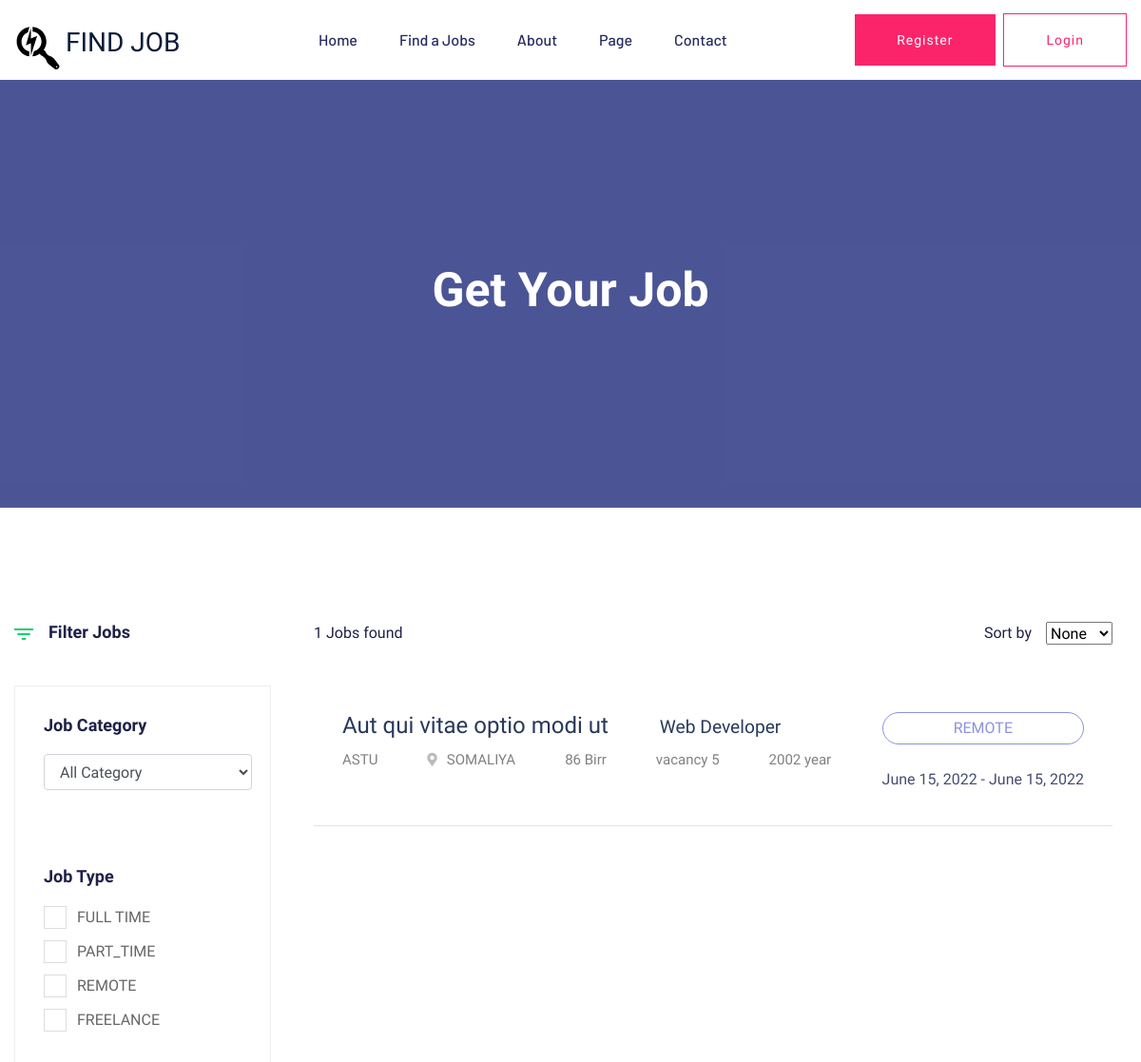
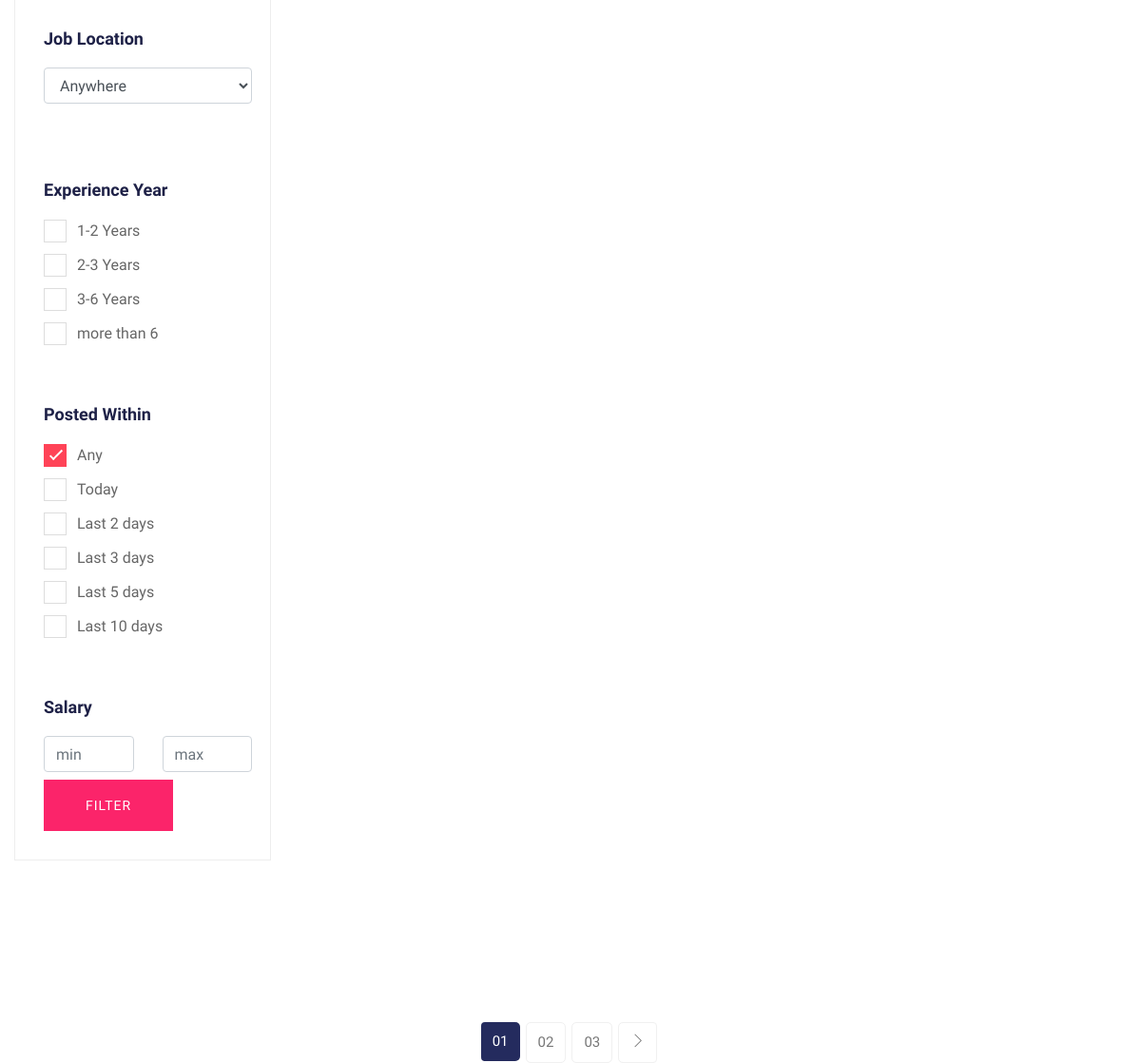
Page /job-list/ (upper part) on the earlier database version (2 pictures, top to bottom).
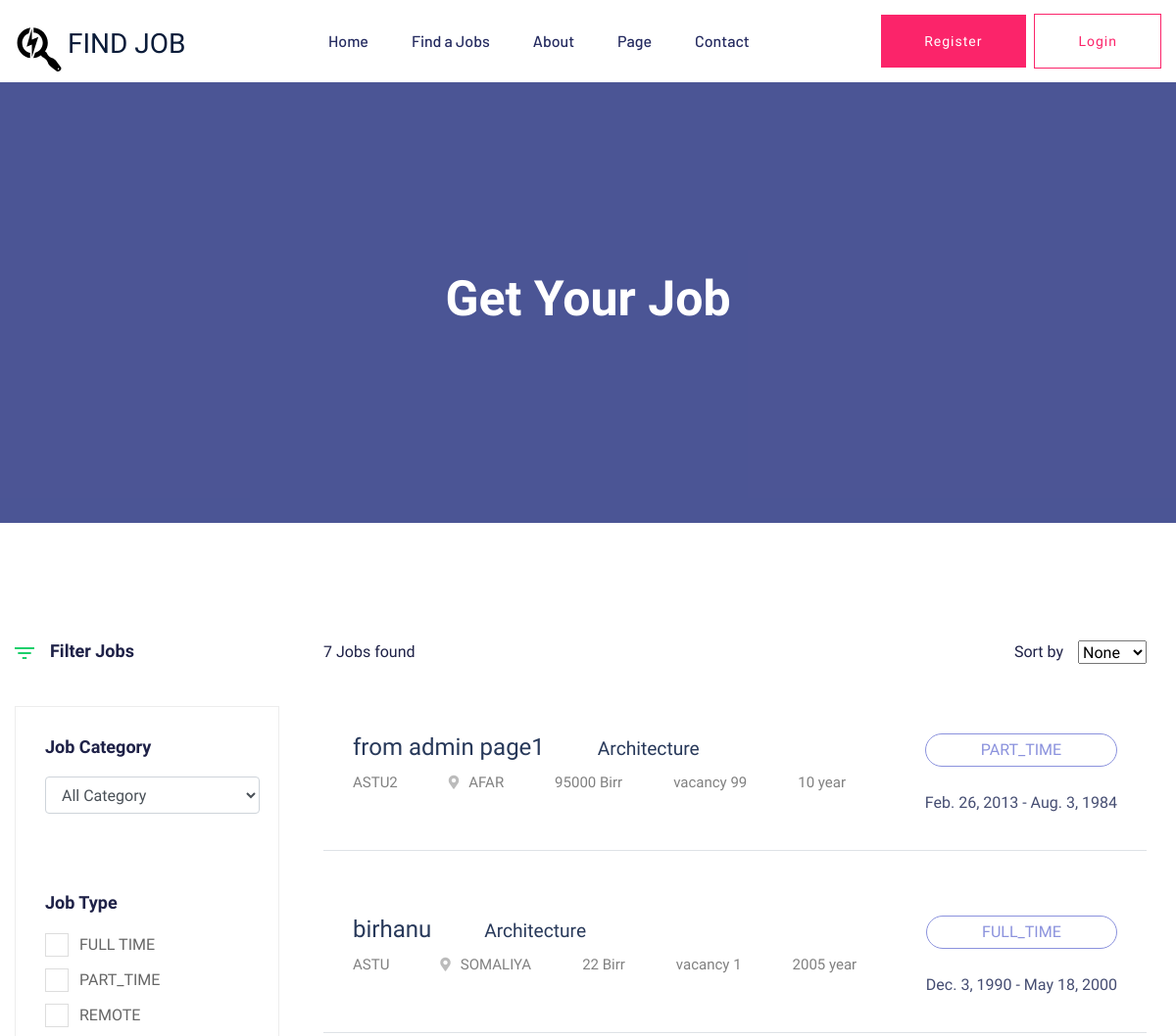
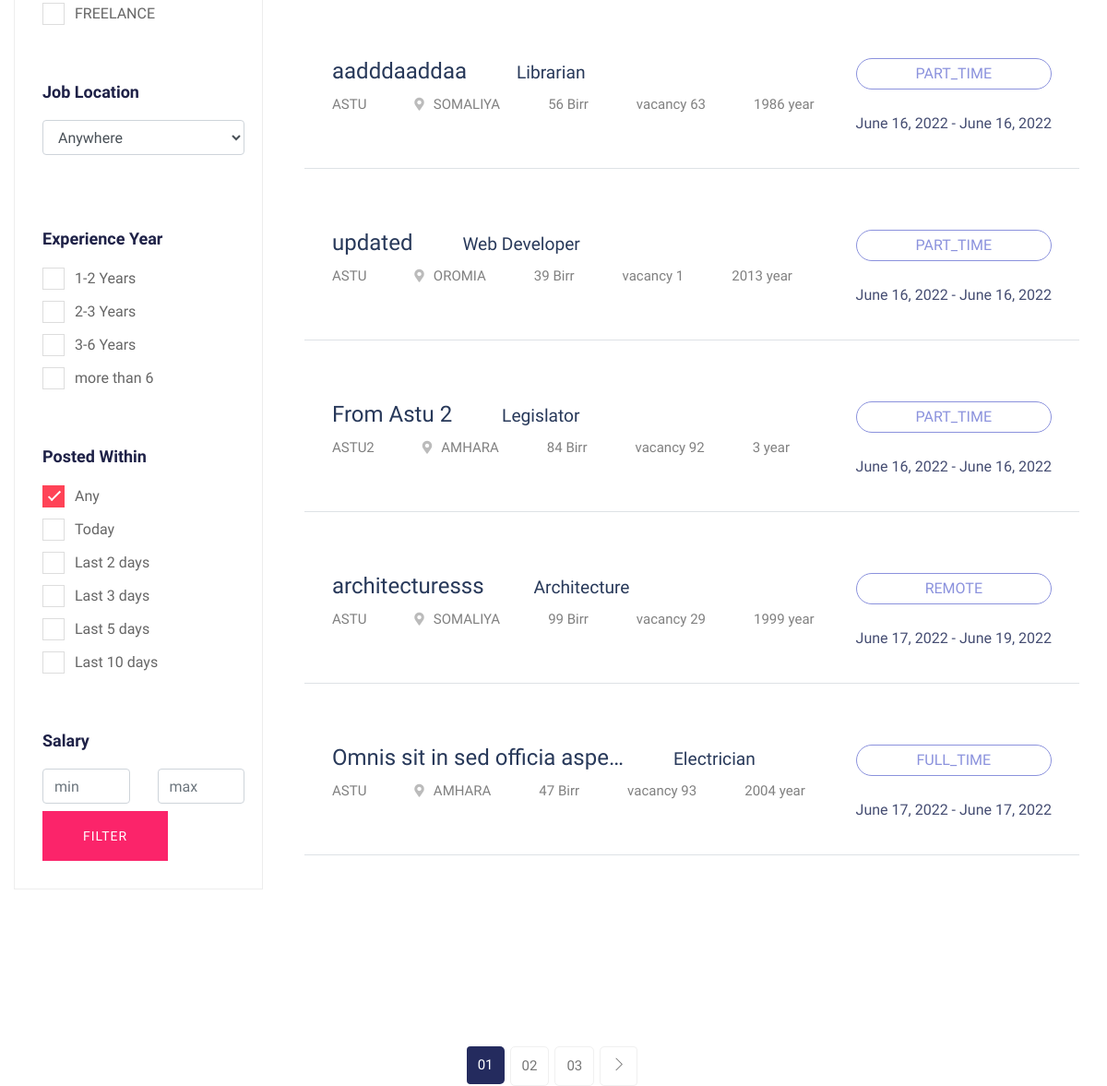
Same page on the later database version (2 pictures, top to bottom).
### apps/jobsearch/models.py (models this page shows, shortened)
class Job(models.Model):
    company = models.ForeignKey(Company,on_delete=models.CASCADE)
    start_date = models.DateField()
    end_date = models.DateField()
    title = models.CharField(max_length=300)
    description = models.TextField()
    category = models.CharField(max_length=40,choices=JOB_CATEGORIES)
    requirement = models.TextField(help_text='requirements for job')
    education_level = models.CharField(max_length=15,choices=EDUCATIONAL_LEVEL_CHOICES)
    experience = models.TextField(help_text='required experience for job')
    experience_year = models.IntegerField(default=0)
    salary = models.IntegerField(default=0)
    type = models.CharField(max_length=15,choices=JOB_TYPE_CHOICES)
    region = models.CharField(max_length=30,choices=REGION_CHOICES)
    vacancy = models.IntegerField(default=1)
    created_at = models.DateTimeField(auto_now_add=True)
    updated_at = models.DateTimeField(auto_now=True)

class Company(models.Model):
    employee = models.OneToOneField(User, on_delete=models.CASCADE)
    name = models.CharField(max_length=300)
    region = models.CharField(max_length=30,choices=REGION_CHOICES)
    city = models.CharField(max_length=15,choices=CITY_CHOICE)
    document = models.FileField(upload_to="company",blank=True,null=True)
    description = models.TextField()
    created_at = models.DateTimeField(auto_now_add=True)
    updated_at = models.DateTimeField(auto_now=True)
    email = models.EmailField()
    status = models.BooleanField(default=False)

### apps/jobsearch/views.py (the view, shortened to what this page needs)
# urls.py: path('job-list/',views.job_list,name='job-list'),
def job_list(request,category=None):
    jobs = Job.objects.all()
    query = request.GET
    if category:
        jobs = Job.objects.filter(category=category)
    context = {
        'jobs':jobs,
        'job_category':JOB_CATEGORIES,
        'job_location':REGION_CHOICES,
        'job_type':JOB_TYPE_CHOICES
    }
    return render(request, 'jobsearch/job_listing.html',context=context)

### apps/jobsearch/templates/jobsearch/job_listing.html (shortened to what the changed rows need)
{% extends 'base.html' %}
{%load static%}
{%block content%}
<div class="slider-area">
  <div
    class="single-slider section-overly slider-height2 d-flex align-items-center"
    data-background="{% static 'assets/img/hero/about.jpg' %}"
  >
    <div class="container">
      <div class="row">
        <div class="col-xl-12">
          <div class="hero-cap text-center">
            <h2>Get your job</h2>
          </div>
        </div>
      </div>
    </div>
  </div>
</div>
<div class="job-listing-area pt-120 pb-120">
  <div class="container">
    <div class="row">
      <div class="col-xl-3 col-lg-3 col-md-4">
        <div class="job-category-listing mb-50">
          <form>
            <div class="single-listing">
              <div class="select-Categories pt-80 pb-50">
                <div class="small-section-tittle2">
                  <h4>Job Type</h4>
                </div>
                {% for type in job_type %}
                <label class="container">{{type.1}}
                  <span class="checkmark"></span>
                </label>
                {% endfor %}
              </div>
            </div>
          </form>
        </div>
      </div>
      <div class="col-xl-9 col-lg-9 col-md-8">
        <section class="featured-job-area">
          <div class="container">
            <div class="row">
              <div class="col-lg-12">
                <div class="count-job mb-35">
                  <span>{{jobs.count}} Jobs found</span>
                  <div class="select-job-items">
                    <span>Sort by</span>
                    <select name="select">
                    </select>
                  </div>
                </div>
              </div>
            </div>
            {% for job in jobs %}
            <div class="single-job-items mb-30 border-bottom border-bottom-1">
              <div class="job-items">
                <div class="job-tittle job-tittle2">
                  <a href="{% url 'job-detail' job.id %}">
                    <h4>{{job.title|truncatechars:30}}
                      <small class="ml-5"> {{job.category}}</small>
                    </h4>
                  </a>
                  <ul>
                    <li>{{job.company.name}}</li>
                    <li><i class="fas fa-map-marker-alt"></i>{{job.region}}</li>
                    <li>{{job.salary}} Birr</li>
                    <li>vacancy {{job.vacancy}}</li>
                    <li >{{job.experience_year}} year</li>
                  </ul>
                </div>
              </div>
              <div class="items-link items-link2 f-right">
                <a href="{%url 'job-detail' job.id%} ">{{job.type}}</a>
                <span>{{job.start_date}} - {{job.end_date}}</span>
              </div>
            </div>
            {% endfor %}
          </div>
        </section>
      </div>
    </div>
  </div>
</div>
{%endblock%}

Differences in the rows shown:
changed Job: title "Aut qui vitae optio modi ut" → "from admin page1"; category "Web Developer" → "Architecture"; company.name "ASTU" → "ASTU2"; region "SOMALIYA" → "AFAR"; salary "86" → "95000"; vacancy "5" → "99"; experience_year "2002" → "10"; type "REMOTE" → "PART_TIME"; start_date "June 15, 2022" → "Feb. 26, 2013"; end_date "June 15, 2022" → "Aug. 3, 1984"
added Job: title "birhanu", category "Architecture", company.name "ASTU", region "SOMALIYA", salary "22", vacancy "1", experience_year "2005", type "FULL_TIME", start_date "Dec. 3, 1990", end_date "May 18, 2000"
added Job: title "aadddaaddaa", category "Librarian", company.name "ASTU", region "SOMALIYA", salary "56", vacancy "63", experience_year "1986", type "PART_TIME", start_date "June 16, 2022", end_date "June 16, 2022"
added Job: title "updated", category "Web Developer", company.name "ASTU", region "OROMIA", salary "39", vacancy "1", experience_year "2013", type "PART_TIME", start_date "June 16, 2022", end_date "June 16, 2022"
added Job: title "From Astu 2", category "Legislator", company.name "ASTU2", region "AMHARA", salary "84", vacancy "92", experience_year "3", type "PART_TIME", start_date "June 16, 2022", end_date "June 16, 2022"
added Job: title "architecturesss", category "Architecture", company.name "ASTU", region "SOMALIYA", salary "99", vacancy "29", experience_year "1999", type "REMOTE", start_date "June 17, 2022", end_date "June 19, 2022"
added Job: title "Omnis sit in sed officia aspe…", category "Electrician", company.name "ASTU", region "AMHARA", salary "47", vacancy "93", experience_year "2004", type "FULL_TIME", start_date "June 17, 2022", end_date "June 17, 2022"
Other differences:
{{ jobs.count }}: "1" → "7"
